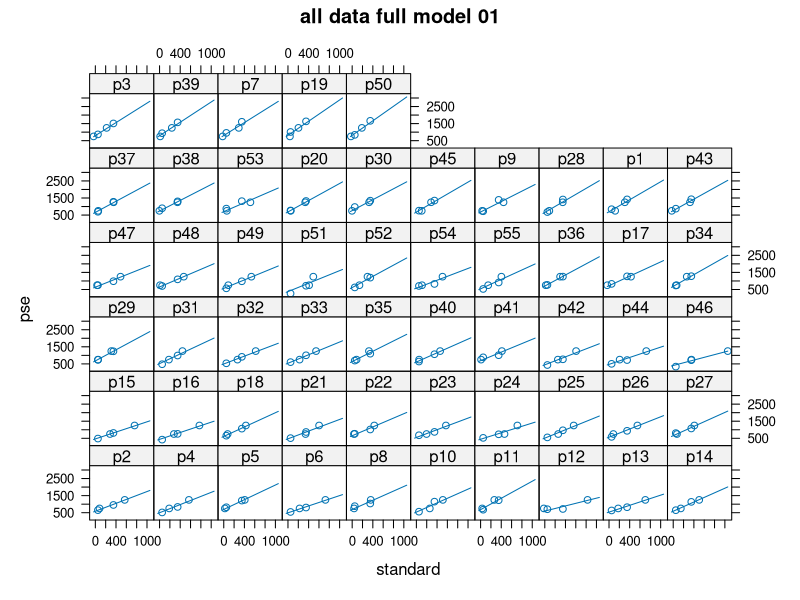
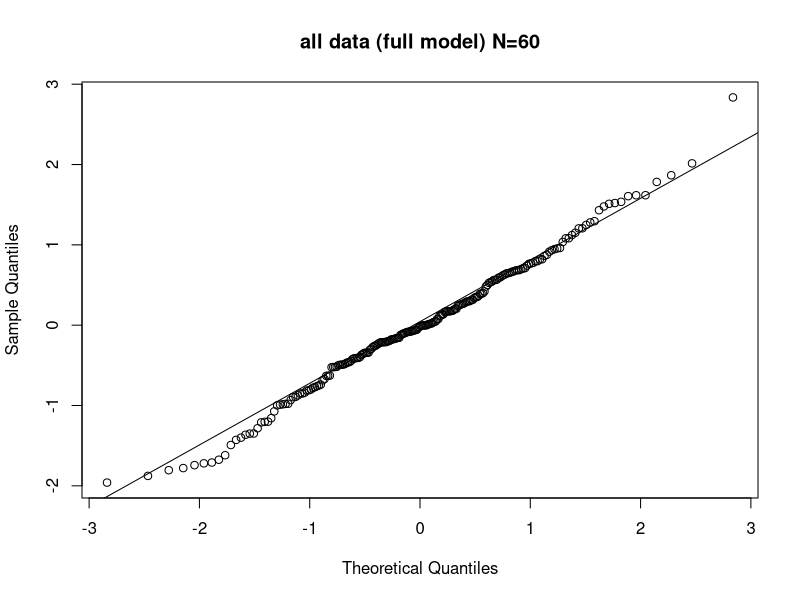
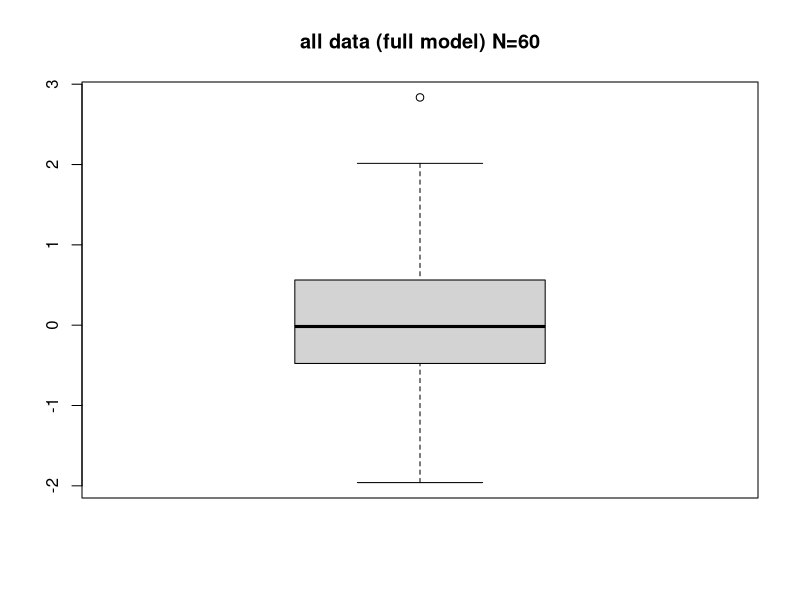
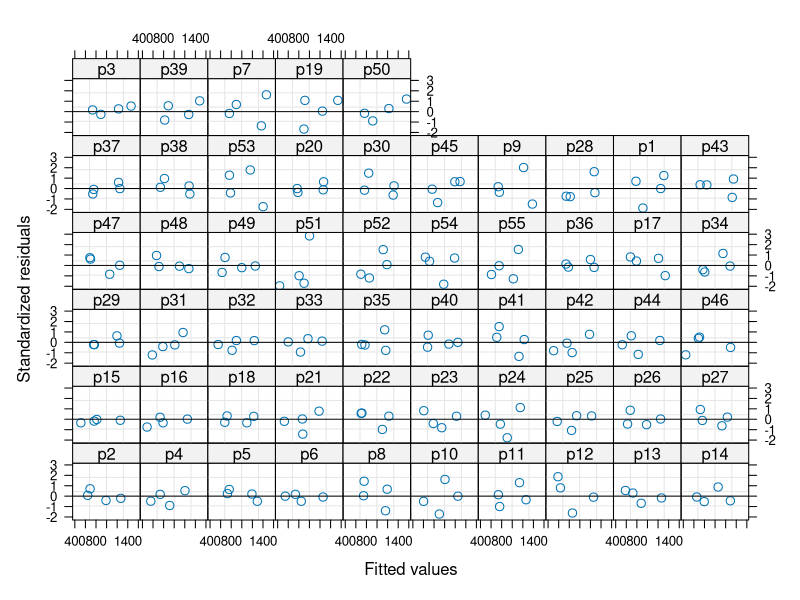
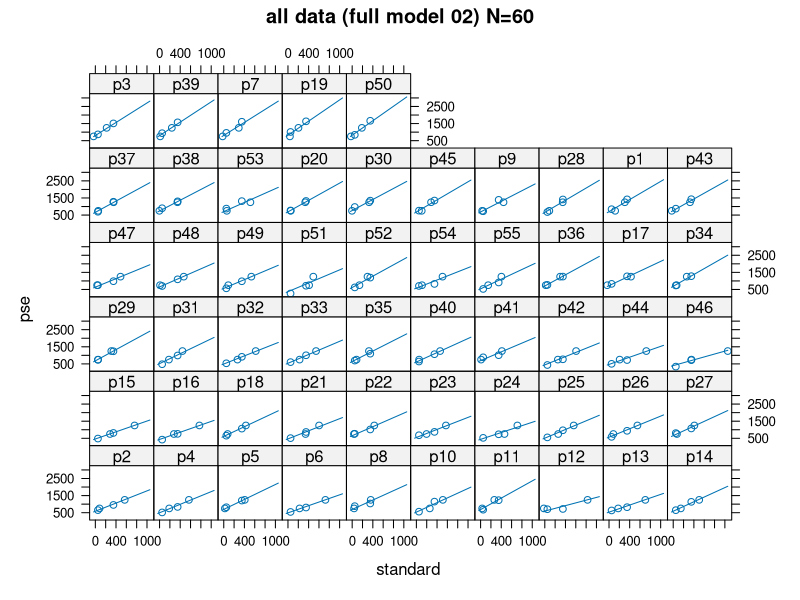
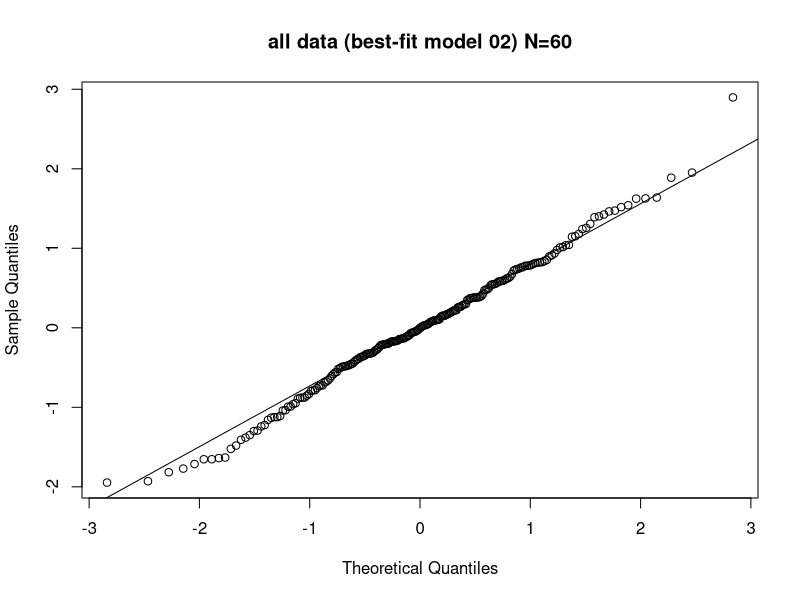
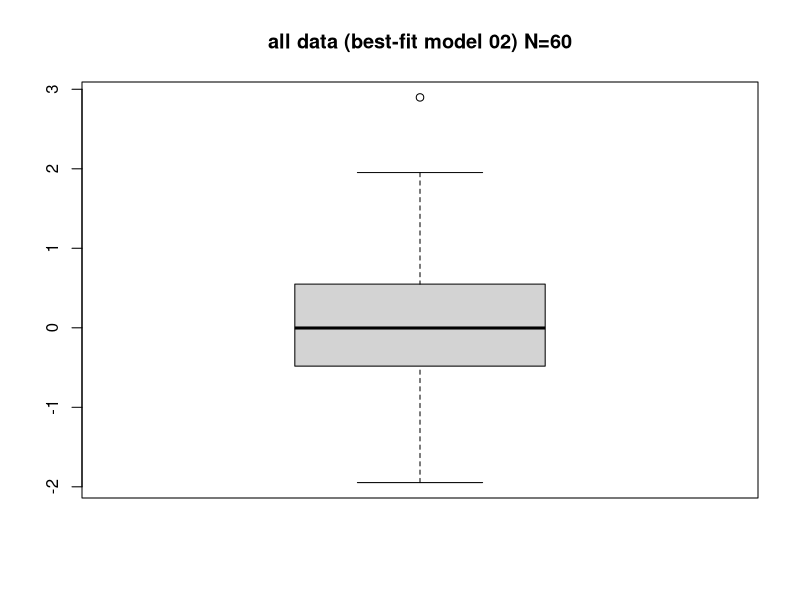
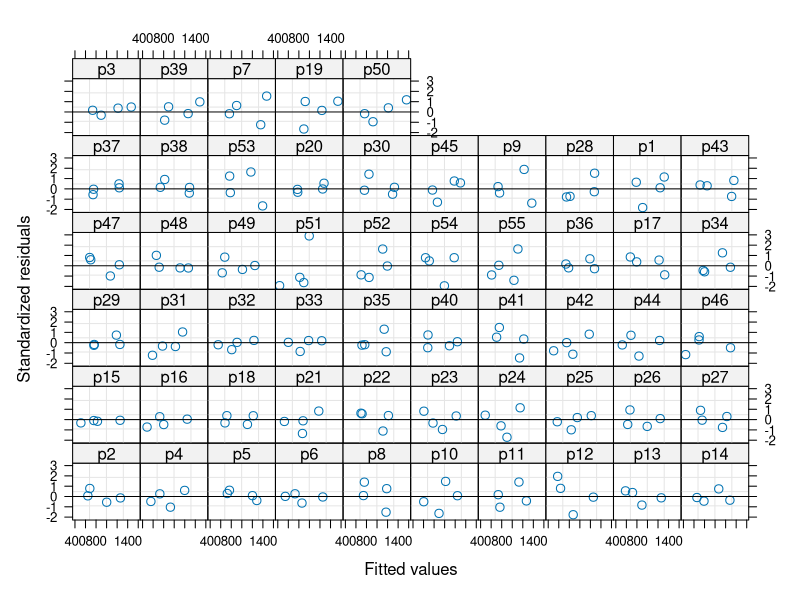

The R script that drew these images, in order:
# PSE experiment (N=60)

# analyses use standard duration variable centered at 400
# initialize ---------
graphics.off()
setwd( dirname(rstudioapi::getActiveDocumentContext()$path) )

options(contrasts=c("contr.sum","contr.poly"))
library(nlme)
library(lme4)
library(lattice)

dat60 <- read.csv("heterogenous_regression_60.csv",stringsAsFactors = T)
dat60$repetition <- as.factor(dat60$repetition)
dat60$Participant <- factor(dat60$Participant,labels ="p")
summary(dat60)
nr <- dim(dat60)[1]
dat60$standard <- rep(0,nr)
dat60$pse <- rep(0,nr)
tmp <- dat60$envelope_1=="flat"
dat60$standard[tmp] <- dat60$Flat[tmp]
dat60$pse[tmp] <- dat60$Percussive[tmp]



tmp <- dat60$envelope_1=="perc"
dat60$standard[tmp] <- dat60$Flat[tmp]
dat60$pse[tmp] <- dat60$Percussive[tmp]

## center standard duration ----------
dat60$standard <- dat60$standard - 400

# create a "groupedData" data frame allows us to use augPred command
dat60 <- groupedData(formula=pse~standard|Participant,data=dat60)



# homogeneous variance models ---------
# create model assuming error variance is constant across all levels of standard duration
summary(dat60)

all.lme.01 <- lme(fixed=pse~standard*envelope_1,random=~1+standard|Participant,data=dat60)
anova(all.lme.01)

# dropping non-significant effects
all.lme.02 <- lme(fixed=pse~standard,random=~1+standard|Participant,data=dat60)
anova(all.lme.02)


# compare models using AIC & BIC
anova(update(all.lme.01,method="ML"),
      update(all.lme.02,method="ML")) # model 02 is better

# first check the full model:
plot(augPred(all.lme.01),main="all data full model 01")
coef(summary(all.lme.01)) # values of fixed effects
anova(summary(all.lme.01)) # anova fixed effects
VarCorr(all.lme.01) # variance of random effects
# SD(Intercept) = 121.5, SD(slope) = 0.349 [same as analysis using non-centered standard]
# coef(all.lme.01) # coefficients (fixed+random) for individual subjects
# ranef(all.lme.01) # lists values of random effects for individual subjects

# evaluate statistical significance of random effects
all.lm.01 <- gls(pse~standard*envelope_1,data=dat60) # create a fixed-effects model with no random effects
anova(all.lm.01,all.lme.01) # mixed-effects model is better

# check residuals:
# these look normal to me:
qqnorm(residuals(all.lme.01,type="p"),main="all data (full model) N=60")
qqline(residuals(all.lme.01,type="p"))
boxplot(residuals(all.lme.01,type="p"),main="all data (full model) N=60")
plot(all.lme.01,resid(., type = "p") ~ fitted(.)|Participant, abline = 0)


# now check "best-fitting" model 02:
plot(augPred(all.lme.02),main="all data (full model 02) N=60") # model 02 is best
coef(summary(all.lme.02)) # values of fixed effects
anova(summary(all.lme.02)) # values of fixed effects
VarCorr(all.lme.02) # variance of random effects
# SD(Intercept) = 124.3, SD(slope) = 0.336
# coef(all.lme.02) # coefficients for individual subjects
# ranef(all.lme.02) # lists values of random effects for individual subjects

# evaluate statistical significance of random effects
all.lm.02 <- gls(pse~standard,data=dat60) # create a fixed-effects model with no random effects
anova(all.lm.02,all.lme.02) # mixed-effects model is better

# check residuals:
# these look normal to me:
qqnorm(residuals(all.lme.02, type = "p"),main="all data (best-fit model 02) N=60")
qqline(residuals(all.lme.02, type = "p"))
boxplot(residuals(all.lme.02, type = "p"),main="all data (best-fit model 02) N=60")
plot(all.lme.02,resid(., type = "p") ~ fitted(.)|Participant, abline = 0)


# heteroscedastic model --------
# re-fit data using models that allow variance of residuals to change with fitted values

all.lme.hetero.01 <- update(all.lme.01,weights=varPower(form = ~fitted(.)) )
anova(all.lme.01,all.lme.hetero.01) # hetero model fits better

anova(all.lme.hetero.01)

# dropping non-significant interaction:
all.lme.hetero.02 <- update(all.lme.01,fixed=pse~standard+envelope_1 )
anova(update(all.lme.hetero.02,method="ML"),update(all.lme.hetero.01,method="ML")) # model 01 is better

# fit intercept-only model
all.lme.hetero.01b <- update(all.lme.hetero.01,random=~1|Participant)
anova(all.lme.hetero.01b,all.lme.hetero.01) # intercept+slope model is better


# evaluate statistical significance of random effects
all.lm.hetero.01 <- gls(pse~standard*envelope_1,weights=varPower(form = ~fitted(.)),data=dat60)
anova(all.lm.hetero.01,all.lme.hetero.01) # mixed-effects model is better





plot(augPred(all.lme.hetero.01),main="all data (hetero full model 01)")
coef(summary(all.lme.hetero.01)) # values of fixed effects
anova(all.lme.hetero.01) # anova fixed effects
VarCorr(all.lme.hetero.01) # variance of random effects
# SD(Intercept) = 140.18, SD(slope) = 0.345

# coef(all.lme.hetero.01) # coefficients (fixed+random) for individual subjects
# ranef(all.lme.hetero.01) # lists values of random effects for individual subjects

# check residuals:
# these look normal to me:
qqnorm(residuals(all.lme.hetero.01, type = "p"),main="all data (hetero full model 01) N=60")
qqline(residuals(all.lme.hetero.01, type = "p"))
boxplot(residuals(all.lme.hetero.01, type = "p"),main="all data (hetero full model 01) N=60")
plot(all.lme.hetero.01,resid(., type = "p") ~ fitted(.)|Participant, abline = 0)

# SUMMARY OF BEST-FITTING MODEL ----
best.lme.model.n60  <- all.lme.hetero.01
lineColors <- trellis.par.get("superpose.line")$col # default colors 
# plot includes fixed line and lines for individual participants
plot(augPred(best.lme.model.n60,level=0:1),grid=T,
     key=list(columns = 2,text=list(lab=c("fixed","participant")),
              lines=list(cex=1,lwd=2,lty=c(1,3),col=lineColors[1:2])))
anova(best.lme.model.n60) # anova fixed effects
VarCorr(best.lme.model.n60) # variance of random effects
coef(summary(best.lme.model.n60))
# plot pse vs fitted values:
# following commands identify "outliers" (p<.05)
# not a problem here because there are only a few
plot(best.lme.model.n60,pse~fitted(.),abline=c(0,1),id=.05,adj=-0.4)
qqnorm(best.lme.model.n60, ~resid(.,type="p"),id=.05,adj=-0.4)
